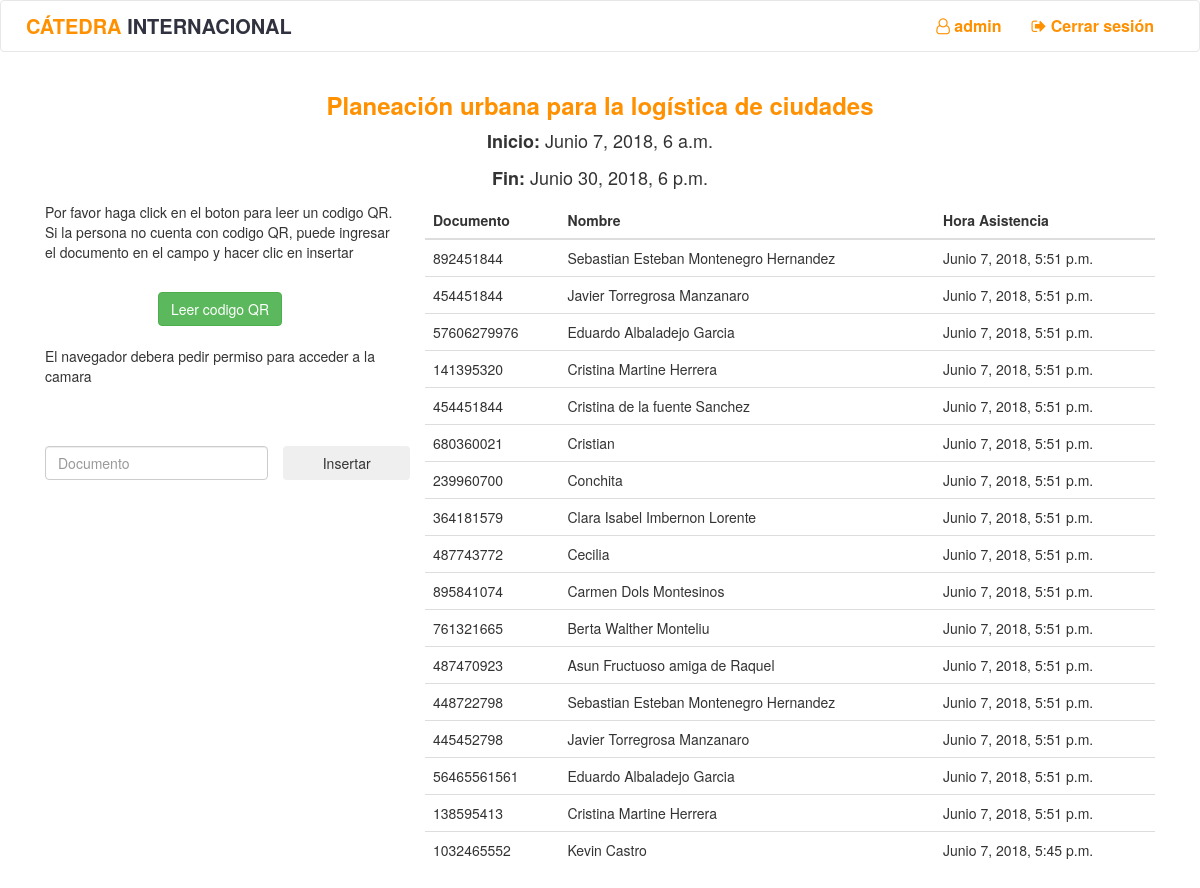
Before: /clase/1/ (signed in) with the older database file.
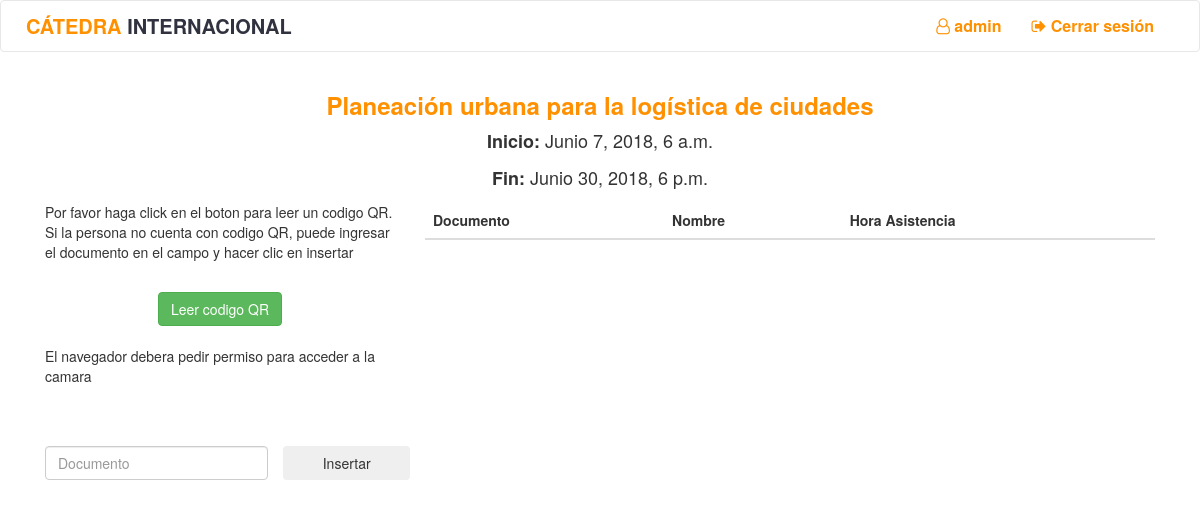
After: the same page with the newer database file.
### qr/models.py (models this page shows, shortened)
class Asistencia(models.Model):
    clase = models.ForeignKey(Clase, on_delete=models.CASCADE)
    estudiante = models.ForeignKey(Estudiante, on_delete=models.CASCADE)
    monitor = models.ForeignKey(User, on_delete=models.CASCADE)
    fecha = models.DateTimeField(default=datetime.now)

class Estudiante(models.Model):
    identificacion = models.CharField(max_length=20)
    tipo_documento = models.CharField(max_length=30, choices=DOCUMENTOS)
    nombre = models.CharField(max_length=200)
    correo = models.CharField(max_length=100, unique=True)
    cursos = models.ManyToManyField(Curso, blank=True)
    usuario = models.OneToOneField(User, on_delete=models.CASCADE, null=True)
    monitor = models.BooleanField(default=False)

### qr/views.py (the view)
# urls.py: url(r"^clase/(?P<id_clase>[0-9]+)/$", views.clase, name="clase"),
def clase(request,id_clase):
    if not request.user.is_authenticated():
        return redirect('qr:login')
    clase = get_object_or_404(Clase, pk=id_clase)
    curso = get_object_or_404(Curso, pk=clase.curso.id)
    monitor = get_object_or_404(User, pk=request.user.id)
    asistencias = clase.asistencia_set.all()
    if not monitor in curso.monitores.all():
        return redirect('qr:home')
    currentDate = datetime.now() #+ timedelta(hours=5)
    formato_local = "%d de %B del %Y a las %I:%M"
    if request.user.is_authenticated():
        if request.method == "POST":
            qr_text = request.body.decode("utf-8").split("?")
            estudiante = get_object_or_404(Estudiante, identificacion=qr_text[0])
            response = {}
            print(currentDate.hour,"|",clase.fin.hour,"-",currentDate.minute,"|",clase.fin.minute)
            if estudiante in asistencias:
                response["status"] = -201
                response["message"] = "Asistencia rechazada. La persona ya tiene una asistencia creada"
                print("Asistencia rechazada: la persona tiene asistencia")
            elif currentDate.hour>=clase.fin.hour and currentDate.minute>clase.fin.minute:
                response["status"] = -202
                response["message"] = "Tiempo finalizado. Ya no se puede registrar"
                print("El tiempo ha finalizado. Ya no se puede registrar")
            elif not curso in estudiante.cursos.all() :
                response["status"] = -203
                response["message"] = "El estudiante no tiene el curso registrado"
                print("El estudiante no tiene el curso registrado")
            elif curso in estudiante.cursos.all() and curso.identificador == int(qr_text[1]) and monitor in curso.monitores.all():
                asistencia = Asistencia.objects.create(clase=clase, estudiante=estudiante, monitor=monitor, fecha=datetime.now(tz=timezone.utc))
                response["status"] = 200
                response["message"] = "Asistencia tomada con exito"
                response["asistencia"] = {"nombre": asistencia.estudiante.nombre, "documento": asistencia.estudiante.identificacion}
                response["fecha"] = currentDate.strftime(formato_local)
                print("Asistencia tomada")
            else:
                response["status"] = -200
                response["message"] = "No se puede tomar la asistencia al estudiante"
                print("Error al tomar asistencia")
            return HttpResponse(JsonResponse(response))
    context = {
        "clase": clase,
        "curso": curso,
        "active": clase.inicio <= datetime.now(tz=timezone.utc)+timedelta(minutes=30) and clase.fin > datetime.now(tz=timezone.utc),
        "asistencias":asistencias
    }
    return render(request, "qr/clase.html", context)

### templates/qr/clase.html (shortened to what this page needs)
{% extends 'qr/base.html' %}
{% load staticfiles %}
{% block head %}
    <link rel='stylesheet' href="{% static "qr/css/qr.css" %}" />
    <link rel='stylesheet' href="{% static "qr/css/clase.css" %}" />
{% endblock %}
{% block body %}
    <div class="container" ng-app="Scanner" ng-controller="scan-controller">
        <div class="row center">
            <h3><b><a class="yellow" href="{% url 'qr:curso' curso.id %}">{{ curso.nombre }}</a></b></h3>
            <p class="center hora"><b>Inicio:</b> {{ clase.inicio }}</p>
            <p class="center hora"><b>Fin:</b> {{ clase.fin }}</p>
        </div>
        <div clas="row">
            {% if active %}
            <div class="col-sm-4">
                <p>Por favor haga click en el boton para leer un codigo QR. Si la persona no cuenta con codigo QR, puede ingresar el documento en el campo y hacer clic en insertar</p>
                <br>
                <div class="center">
                    <button class="btn btn-success" ng-click="start()">
                        Leer codigo QR
                    </button>
                </div>
                <br>
                <p ng-hide="cameraRequested">El navegador debera pedir permiso para acceder a la camara</p>
                <br>
                <br>
                <div class="row">
                    <div class="col-xs-8">
                        <input ng-model="identificacion" class="form-control" type="text" name="fname" placeholder="Documento">
                    </div>
                    <input  class="btn col-xs-4 " type="submit" value="Insertar" ng-click="asistenciaManual({{ curso.identificador }})">
                </div>
            </div>
            <div class="col-sm-8">
            {% else %}
            <div class="col-sm-12">
            {% endif %}
                <table class="table">
                  <thead class="thead-light">
                    <tr>
                      <th scope="col">Documento</th>
                      <th scope="col">Nombre</th>
                      <th scope="col">Hora Asistencia</th>
                    </tr>
                  </thead>
                  <tbody>
                    {%  for asistencia in asistencias %}
                        <tr>
                          <td>{{ asistencia.estudiante.identificacion }}</td>
                          <td>{{ asistencia.estudiante.nombre }}</td>
                          <td>{{ asistencia.fecha }}</td>
                        </tr>
                    {% endfor %}
                  </tbody>
                </table>
            </div>
        </div>
    </div>
{% endblock %}

Changed rows visible on the page:
removed Asistencia: estudiante.identificacion "892451844", estudiante.nombre "Sebastian Esteban Montenegro Hernandez", fecha "Junio 7, 2018, 5:51 p.m."
removed Asistencia: estudiante.identificacion "454451844", estudiante.nombre "Javier Torregrosa Manzanaro", fecha "Junio 7, 2018, 5:51 p.m."
removed Asistencia: estudiante.identificacion "57606279976", estudiante.nombre "Eduardo Albaladejo Garcia", fecha "Junio 7, 2018, 5:51 p.m."
removed Asistencia: estudiante.identificacion "141395320", estudiante.nombre "Cristina Martine Herrera", fecha "Junio 7, 2018, 5:51 p.m."
removed Asistencia: estudiante.identificacion "454451844", estudiante.nombre "Cristina de la fuente Sanchez", fecha "Junio 7, 2018, 5:51 p.m."
removed Asistencia: estudiante.identificacion "680360021", estudiante.nombre "Cristian", fecha "Junio 7, 2018, 5:51 p.m."
removed Asistencia: estudiante.identificacion "239960700", estudiante.nombre "Conchita", fecha "Junio 7, 2018, 5:51 p.m."
removed Asistencia: estudiante.identificacion "364181579", estudiante.nombre "Clara Isabel Imbernon Lorente", fecha "Junio 7, 2018, 5:51 p.m."
removed Asistencia: estudiante.identificacion "487743772", estudiante.nombre "Cecilia", fecha "Junio 7, 2018, 5:51 p.m."
removed Asistencia: estudiante.identificacion "895841074", estudiante.nombre "Carmen Dols Montesinos", fecha "Junio 7, 2018, 5:51 p.m."
removed Asistencia: estudiante.identificacion "761321665", estudiante.nombre "Berta Walther Monteliu", fecha "Junio 7, 2018, 5:51 p.m."
removed Asistencia: estudiante.identificacion "487470923", estudiante.nombre "Asun Fructuoso amiga de Raquel", fecha "Junio 7, 2018, 5:51 p.m."
removed Asistencia: estudiante.identificacion "448722798", estudiante.nombre "Sebastian Esteban Montenegro Hernandez", fecha "Junio 7, 2018, 5:51 p.m."
removed Asistencia: estudiante.identificacion "445452798", estudiante.nombre "Javier Torregrosa Manzanaro", fecha "Junio 7, 2018, 5:51 p.m."
removed Asistencia: estudiante.identificacion "56465561561", estudiante.nombre "Eduardo Albaladejo Garcia", fecha "Junio 7, 2018, 5:51 p.m."
removed Asistencia: estudiante.identificacion "138595413", estudiante.nombre "Cristina Martine Herrera", fecha "Junio 7, 2018, 5:51 p.m."
removed Asistencia: estudiante.identificacion "1032465552", estudiante.nombre "Kevin Castro", fecha "Junio 7, 2018, 5:45 p.m."
